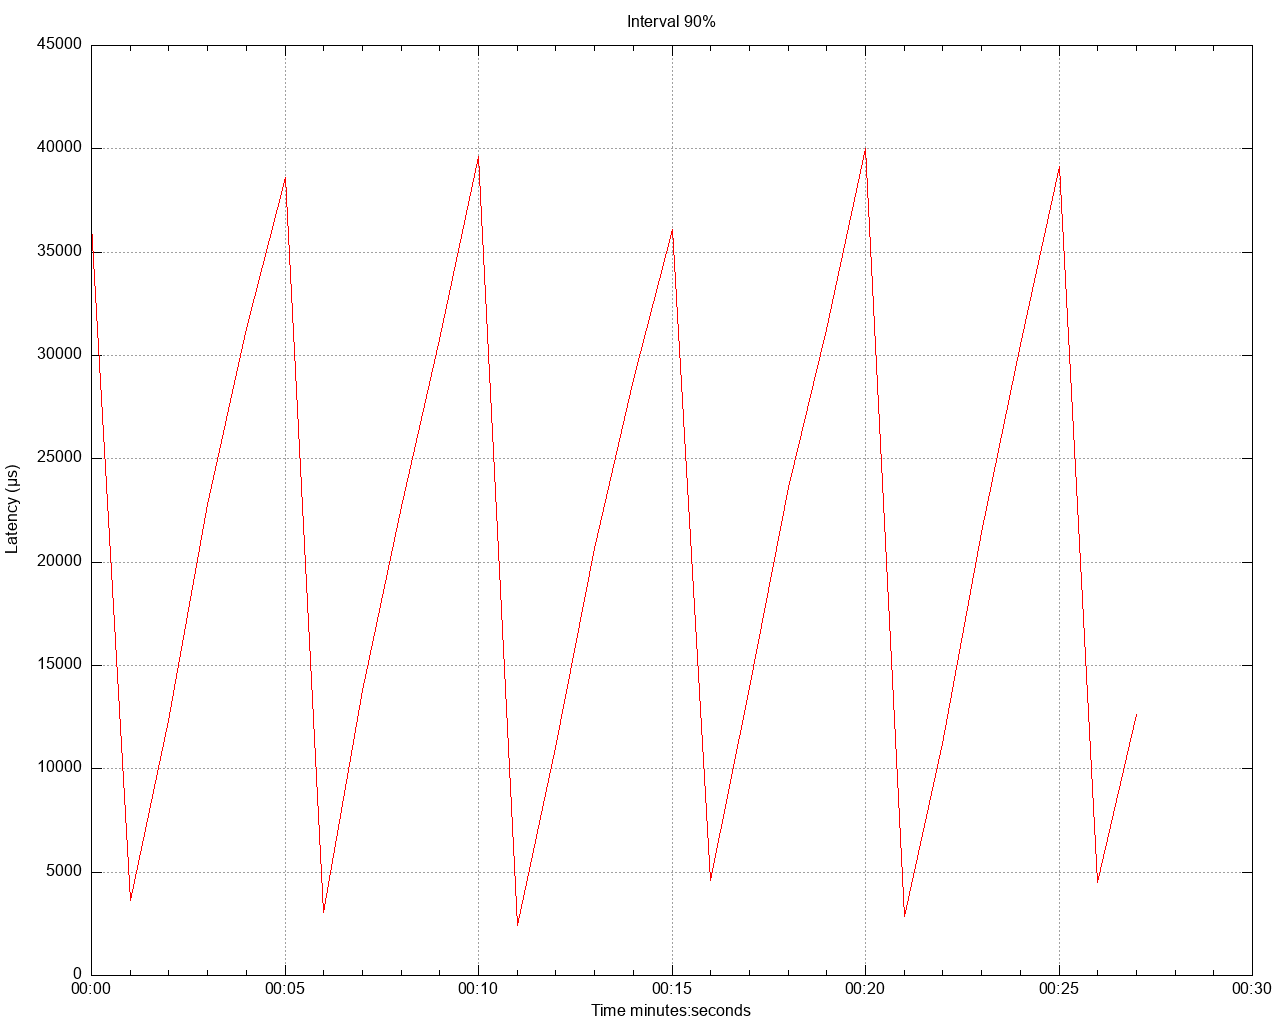

The gnuplot source for this figure:
set title 'Interval 90%' noenhanced
set style data lines
set datafile separator ","
set terminal png size 1280,1024
set grid
set key below
set xdata time
set timefmt "%s"
offset = 0
t0(x)=(offset=($0==0) ? x : offset, x - offset)
set xlabel 'Time minutes:seconds'
set ylabel 'Latency (μs)'
set output '/Users/gbarnett/git/hazelcast-simulator/atomiclong-3node-member/atomicreference/latency/latency_interval_90_fourKbWrite.png'
plot \
   '/Users/gbarnett/git/hazelcast-simulator/atomiclong-3node-member/atomicreference/data/latency_interval_90_fourKbWrite_1.data' using (t0(timecolumn(1))):2 title "" lt rgb "red", \
